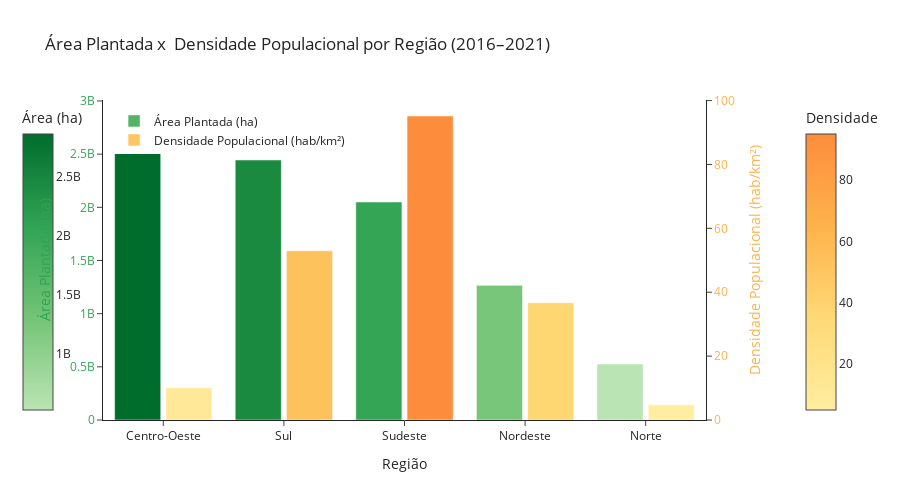

The notebook cell this image was saved under:
### Markdown cell above
#### 📊 Análise da Área Plantada e Densidade Populacional.
Investigar se existe relação entre regiões com grande extensão de área plantada e sua densidade demográfica, utilizando dados de 2016 a 2021.

### Code cell
# 1. Carregar os dados
df = pd.read_csv("dataFrame/BrStatsAtualizada.csv", sep=';', low_memory=False)

# 2. Tratar colunas numéricas
df['Populacao'] = df['Populacao'].astype(str).str.replace('.', '', regex=False).str.replace(',', '.', regex=False).astype(float)
df['Area'] = df['Area'].astype(str).str.replace('.', '', regex=False).str.replace(',', '.', regex=False).astype(float)
df['AreaPlantada_h'] = df['AreaPlantada_h'].astype(str).str.replace('.', '', regex=False).str.replace(',', '.', regex=False).astype(float)

# 3. Calcular densidade populacional
df['DensidadePopulacional'] = df['Populacao'] / df['Area']

# 4. Agregar por região
df_regiao = df.groupby('Regiao').agg({
    'AreaPlantada_h': 'sum',
    'Populacao': 'sum',
    'Area': 'sum'
}).reset_index()

# Recalcular densidade populacional
df_regiao['DensidadePopulacional'] = df_regiao['Populacao'] / df_regiao['Area']
df_regiao = df_regiao.sort_values(by='AreaPlantada_h', ascending=False)

# 5. Criar gradientes de cor
# Gradiente verde (escuro → claro) para Área Plantada
cores_area = ['#bae4b3','#74c476','#31a354','#006d2c']  # Tons de verde
# Gradiente amarelo (escuro → claro) para Densidade
cores_densidade = ['#ffeda0', '#fed976', '#feb24c', '#fd8d3c']  # Tons de amarelo/laranja

# 6. Criar gráfico de barras agrupadas
fig = go.Figure()

# Área Plantada (eixo Y esquerdo) - Gradiente verde
fig.add_trace(go.Bar(
    x=df_regiao['Regiao'],
    y=df_regiao['AreaPlantada_h'],
    name='Área Plantada (ha)',
    marker=dict(
        color=df_regiao['AreaPlantada_h'],
        colorscale=cores_area,
        colorbar=dict(title='Área (ha)', x=-0.15),
        cmin=df_regiao['AreaPlantada_h'].min(),
        cmax=df_regiao['AreaPlantada_h'].max()
    ),
    yaxis='y1',
    offsetgroup=1
))

# Densidade Populacional (eixo Y direito) - Gradiente amarelo
fig.add_trace(go.Bar(
    x=df_regiao['Regiao'],
    y=df_regiao['DensidadePopulacional'],
    name='Densidade Populacional (hab/km²)',
    marker=dict(
        color=df_regiao['DensidadePopulacional'],
        colorscale=cores_densidade,
        colorbar=dict(title='Densidade', x=1.15),
        cmin=df_regiao['DensidadePopulacional'].min(),
        cmax=df_regiao['DensidadePopulacional'].max()
    ),
    yaxis='y2',
    offsetgroup=2
))

# 7. Layout com barras lado a lado
fig.update_layout(
    title='Área Plantada x  Densidade Populacional por Região (2016–2021)',
    xaxis=dict(title='Região'),
    yaxis=dict(
        title=dict(text='Área Plantada (ha)', font=dict(color='#31a354')),
        tickfont=dict(color='#31a354'),
        side='left'
    ),
    yaxis2=dict(
        title=dict(text='Densidade Populacional (hab/km²)', font=dict(color='#feb24c')),
        tickfont=dict(color='#feb24c'),
        overlaying='y',
        side='right'
    ),
    barmode='group',
    bargap=0.15,
    bargroupgap=0.1,
    legend=dict(x=0.02, y=0.98),
    template='simple_white',
    height=500,
    width=900,
    margin=dict(l=50, r=150)  # Margem maior para as colorbars
)

fig.show()

### Figure 1 — Plotly figure (JSON) as saved in the notebook; plotly's stock layout.template omitted (floating-point values rounded to 4 significant figures)
{"data": [{"marker": {"cmax": 2858753910, "cmin": 526170000, "color": [2859000000.0, 2445000000.0, 2050000000.0, 1266000000.0, 526200000.0], "colorbar": {"title": {"text": "Área (ha)"}, "x": -0.15}, "colorscale": [[0, "#bae4b3"], [0.3333, "#74c476"], [0.6667, "#31a354"], [1, "#006d2c"]]}, "name": "Área Plantada (ha)", "offsetgroup": "1", "type": "bar", "x": ["Centro-Oeste", "Sul", "Sudeste", "Nordeste", "Norte"], "y": [2859000000.0, 2445000000.0, 2050000000.0, 1266000000.0, 526200000.0], "yaxis": "y"}, {"marker": {"cmax": 95.17, "cmin": 4.74, "color": [10.06, 52.98, 95.17, 36.73, 4.74], "colorbar": {"title": {"text": "Densidade"}, "x": 1.15}, "colorscale": [[0, "#ffeda0"], [0.3333, "#fed976"], [0.6667, "#feb24c"], [1, "#fd8d3c"]]}, "name": "Densidade Populacional (hab/km²)", "offsetgroup": "2", "type": "bar", "x": ["Centro-Oeste", "Sul", "Sudeste", "Nordeste", "Norte"], "y": [10.06, 52.98, 95.17, 36.73, 4.74], "yaxis": "y2"}], "layout": {"bargap": 0.15, "bargroupgap": 0.1, "barmode": "group", "height": 500, "legend": {"x": 0.02, "y": 0.98}, "margin": {"l": 50, "r": 150}, "title": {"text": "Área Plantada x  Densidade Populacional por Região (2016–2021)"}, "width": 900, "xaxis": {"title": {"text": "Região"}}, "yaxis": {"side": "left", "tickfont": {"color": "#31a354"}, "title": {"font": {"color": "#31a354"}, "text": "Área Plantada (ha)"}}, "yaxis2": {"overlaying": "y", "side": "right", "tickfont": {"color": "#feb24c"}, "title": {"font": {"color": "#feb24c"}, "text": "Densidade Populacional (hab/km²)"}}}}
